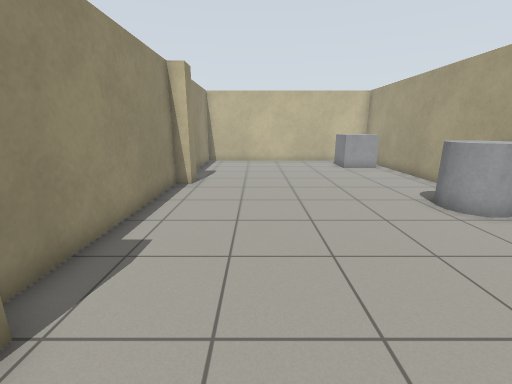
view 1 (above)

13 first-person views from a walk through a robot-simulator world made for Gazebo. The camera is 1.2 m above the floor, tilts 14° down and sees 90° across. The floor is counted in squares, 0.5 m on a side. Each view is taken from the middle of a square. On the plan, view 1 faces up. The plan holds only what a view shows up to about 17 squares ahead; the rest is blank.

view 2
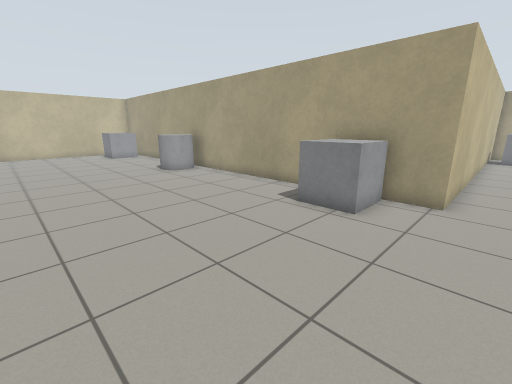

view 3
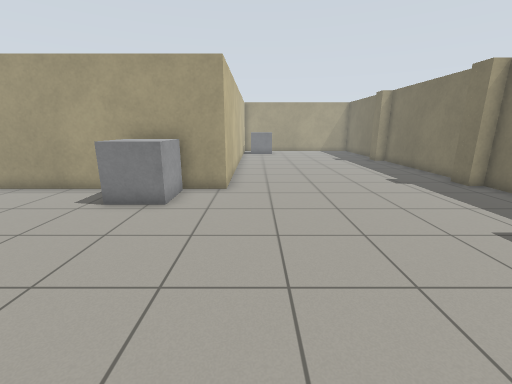

view 4
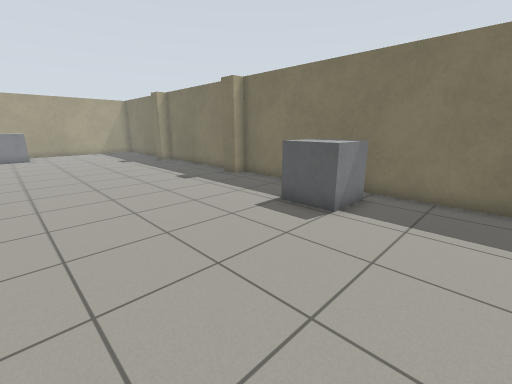

view 5
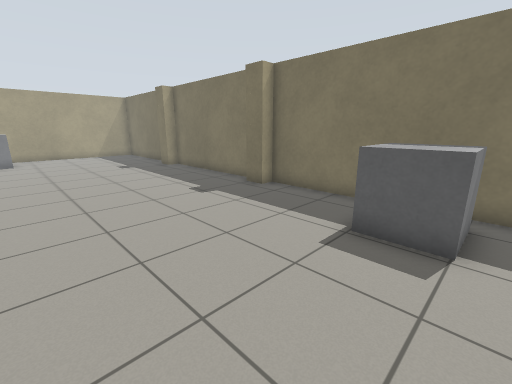

view 6
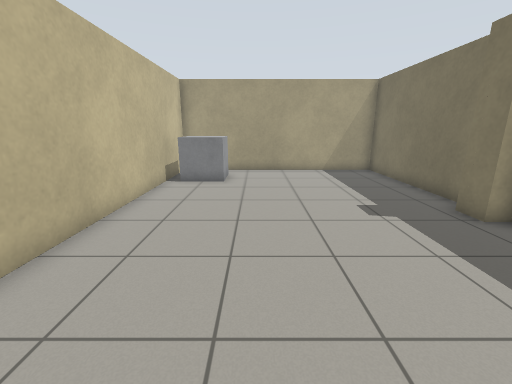

view 7
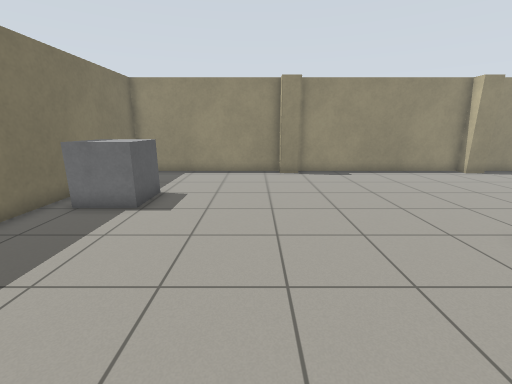

view 8
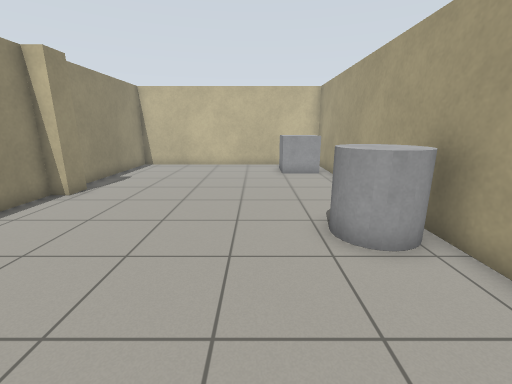

view 9
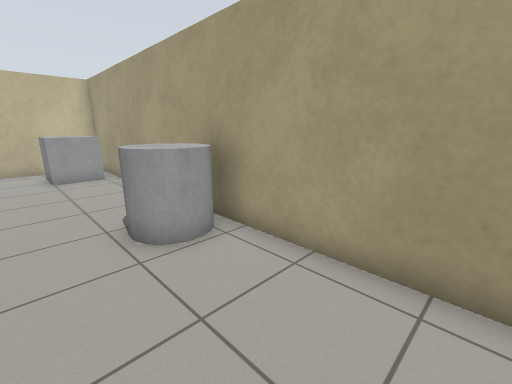

view 10
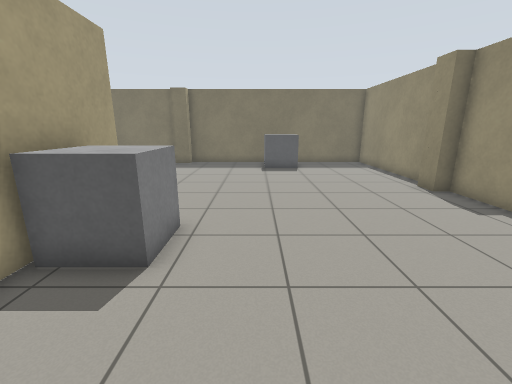

view 11
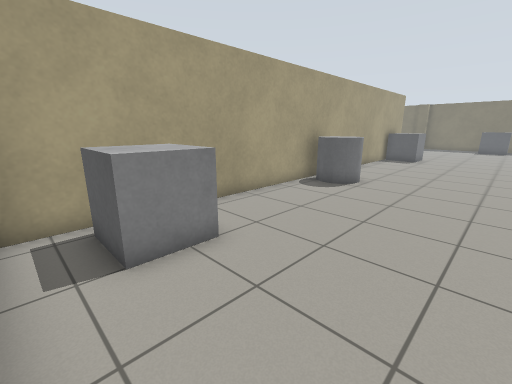

view 12
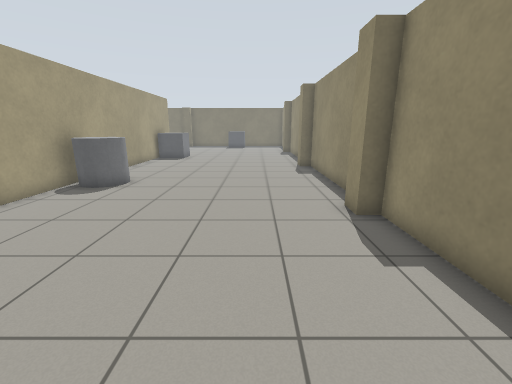

view 13
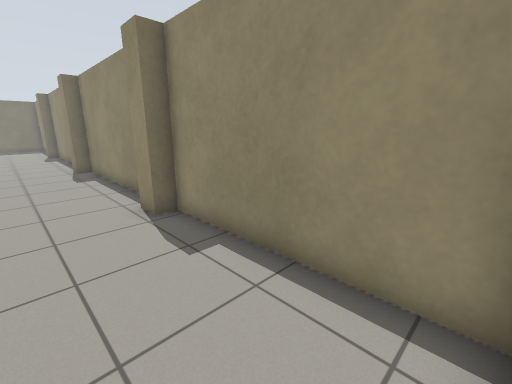

### Floor plan
Points are (right, up) in squares from view 1. A wall is a line through its corners. A room is listed if a view was taken in it or the views show most of it. See-through windows are left out.
Room 1 (views 1, 2, 3, 4, 5, 6, 7, 8, 9, 10, 11, 12, 13)
walls: (10.3, -16.7) (17.3, -16.7) (17.3, -16) (18.4, -16); (19.1, -16.7) (26, -16.7) (26, -5.8) (8.1, -5.8) (8.1, 19.4) (-3.6, 19.4) (-3.6, 12.1) (-2.9, 12.1) (-2.9, 11.1) (-3.6, 11.1) (-3.6, 2.5) (-2.9, 2.5) (-2.9, 1.5) (-3.6, 1.5) (-3.6, -7.7) (-2.9, -7.7) (-2.9, -8.7) (-3.6, -8.7) (-3.6, -16.7) (8.7, -16.7) (8.7, -16) (9.8, -16)
objects: grey box (2, -15) to (3, -14); grey box (6, -4) to (7, -2); grey cylinder (6, 7) to (7, 8); grey box (6, 16) to (7, 18); grey box (23, -8) to (24, -7)

Positions as (right, up) in squares from view 1, and headings:
1: (0, 0), facing up
2: (-1, -7), facing up-right
3: (-2, -7), facing right
4: (-2, -7), facing down-right
5: (1, -8), facing down-right
6: (11, -10), facing right
7: (11, -10), facing left
8: (4, 2), facing up
9: (4, 2), facing up-right
10: (4, 2), facing down
11: (1, 19), facing down-right
12: (0, 19), facing down
13: (0, 19), facing down-left
